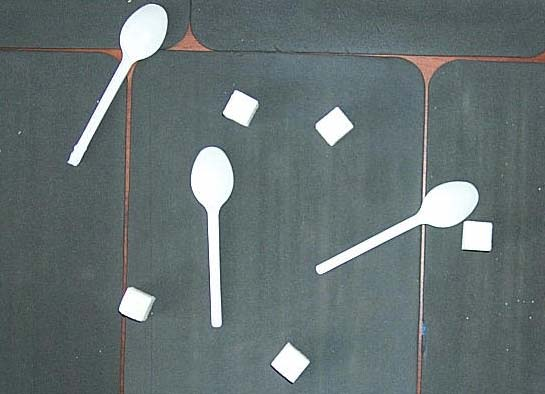
#> input picture lab2/easy/P0001460.jpg, 545 x 394 px
$ python -i image_processing.py   (imports and definitions only)
#> lines starting #> are read from the running program, lines starting #| are printed output that depends on the picture; after the words box and inside, x2 and y2 are one past the last pixel; in counts of white or black regions, pixels touching at a corner belong together
#> further down, picture is the input picture: PIL image 545x394 RGB; mean R, G, B 101.6, 113.5, 114.5
import copy
import math

from PIL import Image, ImageDraw


def grayscale(image):
    draw = ImageDraw.Draw(image)
    for x in range(image.size[0]):
        for y in range(image.size[1]):
            r, g, b = image.getpixel((x, y))
            Y = int(0.3 * r + 0.59 * g + 0.11 * b)
            draw.point((x, y), (Y, Y, Y))
    del draw
    return image


# H1
#  1  0 -1
#  2  0 -2
#  1  0 -1
# H2
# -1 -2 -1
#  0  0  0
#  1  2  1
# S = sqrt(H1*H1 + H2*H2)
def sobel_operator(image):
    draw = ImageDraw.Draw(image)
    array = []
    for x in range(1, image.size[0] - 1):
        for y in range(1, image.size[1] - 1):
            # H1
            h11, g, b = image.getpixel((x - 1, y - 1))
            h31, g, b = image.getpixel((x + 1, y - 1))
            h41, g, b = image.getpixel((x - 1, y))
            h61, g, b = image.getpixel((x + 1, y))
            h71, g, b = image.getpixel((x - 1, y + 1))
            h91, g, b = image.getpixel((x + 1, y + 1))
            h1 = h11 - h31 + 2 * h41 - 2 * h61 + h71 - h91
            # H2
            h12, g, b = image.getpixel((x - 1, y - 1))
            h22, g, b = image.getpixel((x + 1, y - 1))
            h32, g, b = image.getpixel((x - 1, y))
            h72, g, b = image.getpixel((x + 1, y))
            h82, g, b = image.getpixel((x - 1, y + 1))
            h92, g, b = image.getpixel((x + 1, y + 1))
            h2 = -h12 - 2 * h22 - h32 + h72 + 2 * h82 + h92

            S = math.sqrt(h1 ** 2 + h2 ** 2)
            array.append(S)
#> after the loop, array = 212856 items
    del draw
    return array


# бинаризация методом k-средних
def binarization(img):
    sobel_array = sobel_operator(img)
#> sobel_array = 212856 items
    B = []
    T0 = 127
    for x in range(len(sobel_array)):
        if sobel_array[x] >= T0:
            B.append(1)
        else:
            B.append(0)
#> after the loop, B = 212856 items
    H = []
    L = []
    for x in range(1, img.size[0] - 1):
        for y in range(1, img.size[1] - 1):
            r, g, b = img.getpixel((x, y))
            if B[x - 1 + y - 1] == 1:
                H.append(r + g + b)
            else:
                L.append(r + g + b)
#> after the loop, H = 450 values, max 759 at index 369, min 138 at index 358, mean 353.3; L = 212406 items
    T = 0.5 * ((sum(H) + sum(L)) / ((img.size[0] - 2) * (img.size[1] - 2)))
#> T = 165.1
    gray = grayscale(img)
    draw = ImageDraw.Draw(gray)
    for x in range(gray.size[0]):
        for y in range(gray.size[1]):
            r, g, b = gray.getpixel((x, y))
            if r >= T:
                r = 255
            else:
                r = 0
            draw.point((x, y), (r, r, r))
    del draw
    return gray


# 0.1 from
# 1 1 1
# 1 2 1
# 1 1 1
# [105 lines left out: functions low_filter, median_filter, clipping, erosion, delation, opening, not called in this run]

>>> from PIL import Image
>>> picture = Image.open('easy/P0001460.jpg')
>>> result = binarization(picture)
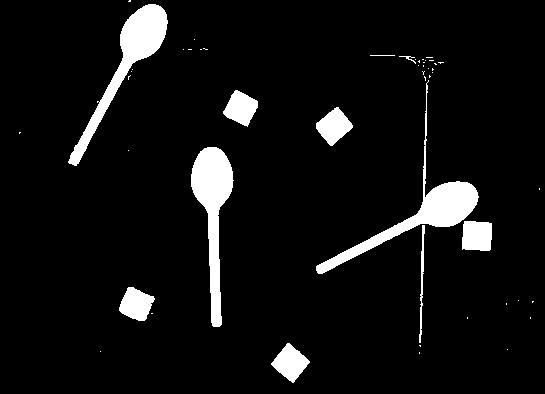
#> result: PIL image 545x394 RGB; 6.8% white; 50 white regions (39 under 20 px), largest, box (x1, y1, x2, y2) and area: (316, 80, 479, 274) 3432, (191, 147, 234, 327) 3286, (68, 4, 168, 166) 3247
